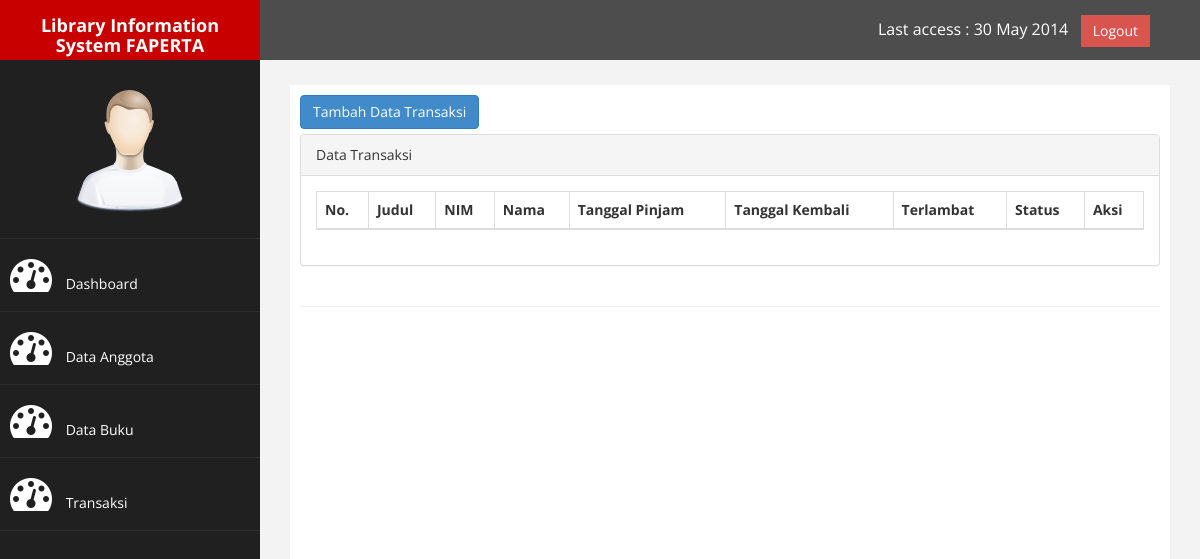
Page /?page=transaksi on the earlier database version.
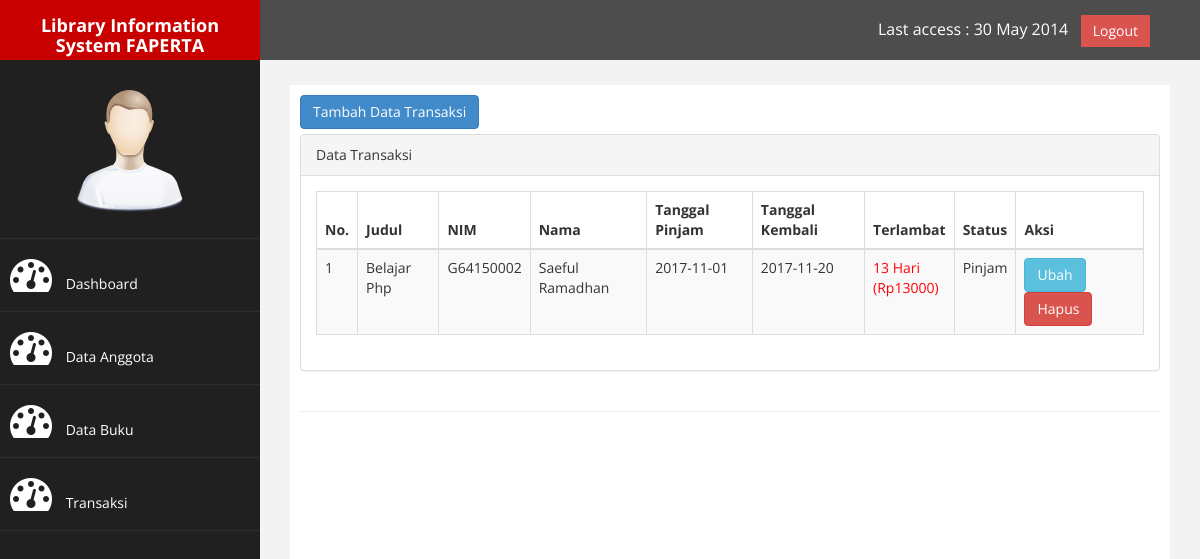
Same page on the later database version.
### tables this page shows
CREATE TABLE `tb_transaksi` (
  `id` int(9) NOT NULL,
  `judul` varchar(200) NOT NULL,
  `nim` varchar(9) NOT NULL,
  `nama` varchar(200) NOT NULL,
  `tgl_pinjam` date NOT NULL,
  `tgl_kembali` date DEFAULT NULL,
  `status` enum('pinjam','kembali') NOT NULL
);

### function.php (called while the page is built)
<?php
    function terlambat($tgl_dateline, $tgl_kembali){
        $tgl_dateline_pecah = explode("-", $tgl_dateline);
        $tgl_dateline_pecah = $tgl_dateline_pecah[2]."-".$tgl_dateline_pecah[1]."-".$tgl_dateline_pecah[0];
        $tgl_kembali_pecah = explode("-", $tgl_kembali);
        $tgl_kembali_pecah = $tgl_kembali_pecah[2]."-".$tgl_kembali_pecah[1]."-".$tgl_kembali_pecah[0];
        $selisih = strtotime($tgl_kembali_pecah) - strtotime($tgl_dateline_pecah);
        $selisih = $selisih/86400;
        if ($selisih>=1){
            $hasil_tgl = floor($selisih);
        }else{
            $hasil_tgl = 0;
        }
        return $hasil_tgl;
    }
?>

### page/transaksi/transaksi.php (the view)
<a href="?page=transaksi&aksi=tambah_transaksi" class="btn btn-primary" style="margin-bottom: 5px">Tambah Data Transaksi</a>
<div class="row">
    <div class="col-md-12">
        <div class="panel panel-default">
            <div class="panel-heading">
                Data Transaksi
            </div>
            <div class="panel-body">
                <div class="table-responsive">
                    <table class="table table-striped table-bordered table-hover" id="dataTables-example">
                        <thead>
                        <tr>
                            <th>No.</th>
                            <th>Judul</th>
                            <th>NIM</th>
                            <th>Nama</th>
                            <th>Tanggal Pinjam</th>
                            <th>Tanggal Kembali</th>
                            <th>Terlambat</th>
                            <th>Status</th>
                            <th>Aksi</th>
                        </tr>
                        </thead>
                        <tbody>
                        <?php
                        $no = 1;
                        $sql = mysqli_query($conn,"select * from tb_transaksi where status='pinjam'");
                        while ($data=mysqli_fetch_assoc($sql)) {
                            ?>
                            <tr>
                                <td style="text-transform: capitalize"><?php echo $no++; ?></td>
                                <td style="text-transform: capitalize"><?php echo $data['judul']; ?></td>
                                <td style="text-transform: capitalize"><?php echo $data['nim']; ?></td>
                                <td style="text-transform: capitalize"><?php echo $data['nama']; ?></td>
                                <td style="text-transform: capitalize"><?php echo $data['tgl_pinjam']; ?></td>
                                <td style="text-transform: capitalize"><?php echo $data['tgl_kembali']; ?></td>
                                <td style="text-transform: capitalize">
                                    <?php
                                        $denda = 1000;
                                        $tgl_dateline = $data['tgl_kembali'];
                                        $tgl_kembali = date('Y-m-d');
                                        $lambat = terlambat($tgl_dateline, $tgl_kembali);
                                        $denda1 = $lambat * $denda;
                                        if ($lambat>0){
                                            echo '<font color="red">'.$lambat.' hari<br>(Rp'.$denda1.')</font>';
                                        }else{
                                            echo $lambat.' hari';
                                        }
                                     ?>
                                </td>
                                <td style="text-transform: capitalize"><?php echo $data['status']; ?></td>
                                <td>
                                    <a href="?page=transaksi&aksi=ubah_transaksi&id=<?php echo $data['id']; ?>" class="btn btn-info">Ubah</a>
                                    <a onclick="return confirm('Anda Yakin Ingin Menghapus Data Transaksi Ini?')" href="?page=transaksi&aksi=hapus_transaksi&id=<?php echo $data['id']; ?>" class="btn btn-danger">Hapus</a>
                                </td>
                            </tr>
                        <?php } ?>
                        </tbody>
                    </table>
                </div>
            </div>
        </div>
    </div>
</div>

Differences in the rows shown:
added tb_transaksi: judul "Belajar Php", nim "G64150002", nama "Saeful Ramadhan", tgl_pinjam "2017-11-01", tgl_kembali "2017-11-20", tgl_kembali "13", tgl_kembali "13000", status "Pinjam"
